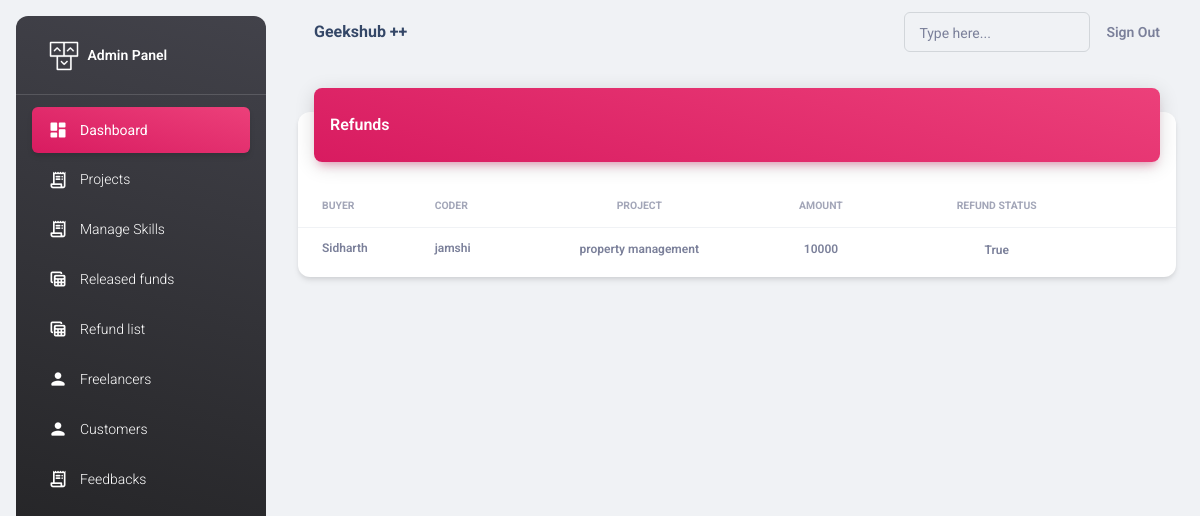
The app's page /adminapp/refunds/ (signed in) with its own data.
### adminapp/models.py (models this page shows, shortened)
class Payment(models.Model):
    buyer=models.ForeignKey(Buyer,on_delete=models.CASCADE)
    coder=models.ForeignKey(Coder,on_delete=models.CASCADE)
    bid=models.OneToOneField(Bid,on_delete=models.CASCADE)
    amount=models.PositiveIntegerField()
    payment_date=models.DateTimeField(auto_now_add=True)
    is_released=models.BooleanField(default=False)
    status=models.BooleanField(default=True)
    refund=models.BooleanField(default=False)
    refund_released=models.BooleanField(default=False)

class User(AbstractUser):
    ROLE_CHOICES = [
        ("admin","Admin"),
        ("coder", "Coder"),
        ("buyer", "Buyer"),
    ]
    role = models.CharField(max_length=200, choices=ROLE_CHOICES, default="coder")

class Buyer(User):
    name = models.CharField(max_length=100)
    phone = models.CharField(max_length=100)
    email_address = models.EmailField()
    address = models.CharField(max_length=100)
    companyname=models.CharField(max_length=100)
    country=models.CharField(max_length=100)
    aadhar_image=models.ImageField(upload_to="images", null=True)
    aadhar_no=models.CharField(max_length=100,null=True)
    pan_image=models.ImageField(upload_to="images", null=True)
    pan_no=models.CharField(max_length=100,null=True)

class Coder(User):
    name = models.CharField(max_length=100)
    phone = models.CharField(max_length=100)
    email_address = models.EmailField()
    address = models.CharField(max_length=100)
    designation=models.CharField(max_length=100)
    gender=models.CharField(max_length=100)
    skills=models.CharField(max_length=100)
    profile = models.ImageField(upload_to="images", null=True)
    bio=models.CharField(max_length=100,null=True)
    rating=models.CharField(max_length=50,null=True)
    status= models.BooleanField(default=True)
    aadhar_image=models.ImageField(upload_to="images", null=True)
    aadhar_no=models.CharField(max_length=100,null=True)
    pan_image=models.ImageField(upload_to="images", null=True)
    pan_no=models.CharField(max_length=100,null=True)

class Bid(models.Model):
    coder=models.ForeignKey(Coder,on_delete=models.CASCADE)
    project=models.ForeignKey(Project,on_delete=models.CASCADE)
    bid_amount=models.PositiveIntegerField()
    note=models.CharField(max_length=100,null=True)
    bid_date=models.DateTimeField(auto_now_add=True)
    status=models.BooleanField(default=False)
    CHOICES = [
        ("Pending","Pending"),
        ("On progress", "On progress"),
        ("Completed", "Completed"),
    ]
    progress=models.CharField(max_length=100,choices=CHOICES,default="Pending")

class Project(models.Model):
    buyer=models.ForeignKey(Buyer,on_delete=models.CASCADE)
    title=models.CharField(max_length=100)
    description=models.CharField(max_length=100)
    skills_required=models.CharField(max_length=100)
    budget=models.PositiveIntegerField()
    category=models.CharField(max_length=100)
    tags=models.CharField(max_length=100)
    deadline=models.CharField(max_length=100)
    status= models.BooleanField(default=True)

### adminapp/views.py (the view)
# urls.py: path("refunds/",views.RefundView.as_view(),name="refunds"),
@method_decorator(decs,name="dispatch")
class RefundView(ListView):
    template_name="adminapp/refund.html"
    model=Payment
    context_object_name="payments"
    def get_queryset(self):
        queryset = Payment.objects.filter(refund=True)
        return queryset

### adminapp/views.py (called while the page is built)
def signin_required(fn):
    def wrapper(request,*args,**kwargs):
        if not request.user.is_authenticated:
            messages.error(request,"invalid session!..please login")
            return redirect("adminsignin")
        else:
            return fn(request,*args,**kwargs)
    return wrapper

def is_admin(fn):
    def wrapper(request,*args,**kwargs):
        if not request.user.is_superuser:
            messages.error(request,"Permission denied for current user !")
            return redirect("adminsignin")
        else:
            return fn(request,*args,**kwargs)
    return wrapper

### adminapp/templates/adminapp/refund.html (shortened to what this page needs)
{%extends 'adminapp/base.html'%}
{%load static%}
{%block body_block%}
<div class="container-fluid py-4">
    <div class="row">
      <div class="col-12">
        <div class="card my-4">
          <div class="card-header p-0 position-relative mt-n4 mx-3 z-index-2">
            <div class="bg-gradient-primary shadow-primary border-radius-lg pt-4 pb-3">
              <h6 class="text-white text-capitalize ps-3">Refunds</h6>
            </div>
          </div>
          <div class="card-body px-0 pb-2">
            <div class="table-responsive p-0">
              <table class="table align-items-center mb-0">
                <thead>
                  <tr>
                    <th class="text-uppercase text-secondary text-xxs font-weight-bolder opacity-7">Buyer</th>
                    <th class="text-uppercase text-secondary text-xxs font-weight-bolder opacity-7 ps-2">Coder</th>
                    <th class="text-center text-uppercase text-secondary text-xxs font-weight-bolder opacity-7">Project</th>
                    <th class="text-center text-uppercase text-secondary text-xxs font-weight-bolder opacity-7">Amount</th>
                    <th class="text-center text-uppercase text-secondary text-xxs font-weight-bolder opacity-7">Refund status</th>
                    <th class="text-secondary opacity-7"></th>
                  </tr>
                </thead>
                <tbody>
                    {%for p in payments%}
                        <tr>
                            <td>
                            <p class="text-xs font-weight-bold mb-0 ps-3">{{p.buyer.name}}</p>
                            </td>
                            <td>
                            <p class="text-xs font-weight-bold mb-0">{{p.coder.name}}</p>
                            </td>
                            <td class="align-middle text-center text-sm">
                                <span class="text-secondary text-xs font-weight-bold">{{p.bid.project.title}}</span>
                            </td>
                            <td class="align-middle text-center text-sm">
                            <span class="text-secondary text-xs font-weight-bold">{{p.amount}}</span>
                            </td>
                            <td class="align-middle text-center">
                              <span class="text-secondary text-xs font-weight-bold">{{p.refund_released}}</span>
                            </td>
                        </tr>
                    {%endfor%}
                </tbody>
              </table>
            </div>
          </div>
        </div>
      </div>
    </div>
  </div>
{%endblock%}

### records on screen
Payment: buyer.name "Sidharth", coder.name "jamshi", bid.project "property management", amount "10000", refund_released "True"
